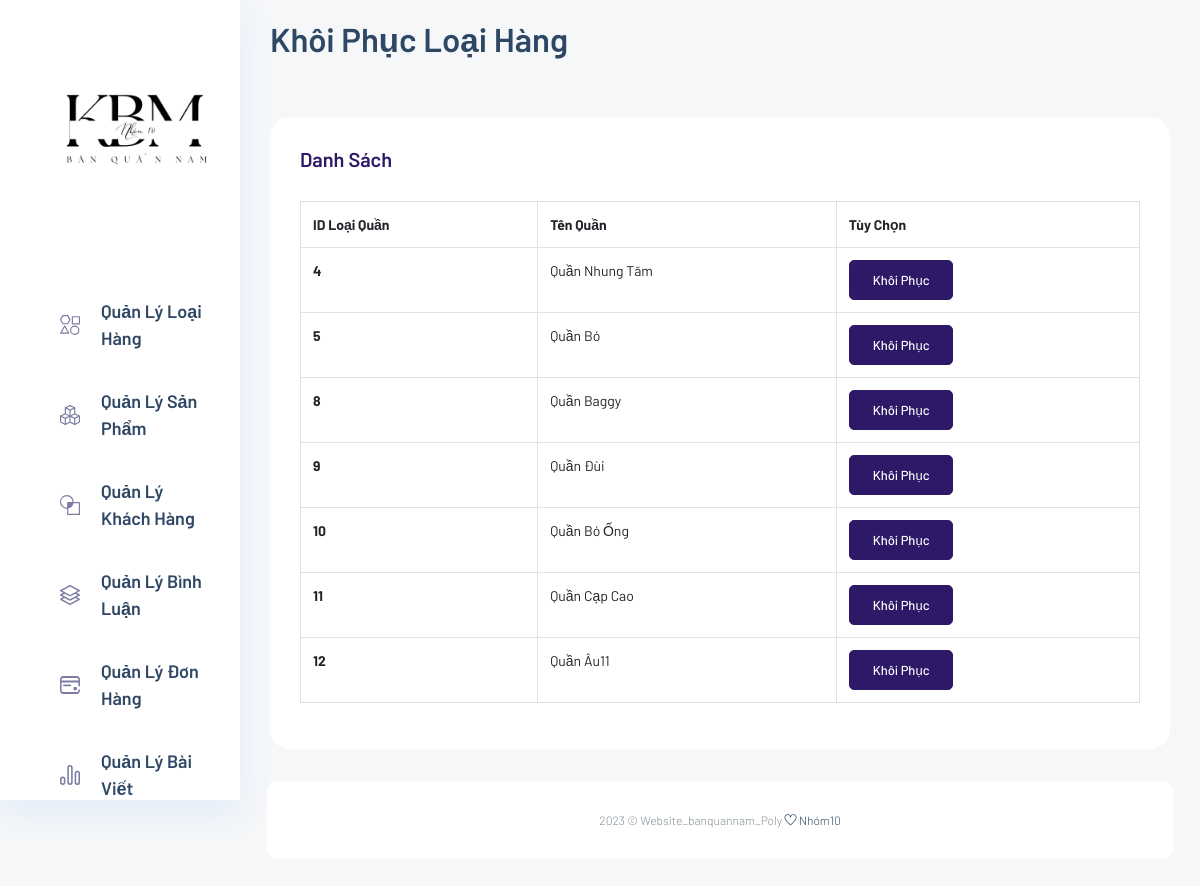
The page /TrangAdmin/admin/index.php?act=khoiphucdm on the database its author committed.
### tables this page shows
CREATE TABLE `categories` (
  `id_category` int(11) NOT NULL,
  `name_category` varchar(200) NOT NULL,
  `softdelete` tinyint(1) NOT NULL DEFAULT 0
);

### model/pdo.php (called while the page is built, shortened)
<?php
function pdo_get_connection()
{
    $servername = "localhost";
    $username = "root";
    $password = "";
    try {
        $conn = new PDO("mysql:host=$servername;dbname=db_duanmot", $username, $password);
        $conn->setAttribute(PDO::ATTR_ERRMODE, PDO::ERRMODE_EXCEPTION);
        return $conn;
    } catch (PDOException $e) {
        echo "Connection failed: " . $e->getMessage();
    }
}
function pdo_query($sql)
{
    $sql_args = array_slice(func_get_args(), 1);
    try {
        $conn = pdo_get_connection();
        $stmt = $conn->prepare($sql);
        $stmt->execute($sql_args);
        $rows = $stmt->fetchAll();
        return $rows;
    } catch (PDOException $e) {
        throw $e;
    } finally {
        unset($conn);
    }
}

### model/categories.php (called while the page is built, shortened)
<?php
function loadall_categories_restore()
{
    $sql = "SELECT * FROM categories WHERE softdelete = 1 ORDER BY id_category asc";
    $listcategories_restore = pdo_query($sql);
    return $listcategories_restore;
}
?>

### TrangAdmin/admin/loaiquan/khoiphuc.php (the view)
<section class="main_content dashboard_part">
    <div class="main_content_iner ">
        <div class="container-fluid p-0">
            <div class="row justify-content-center">
                <div class="col-12">
                    <div class="dashboard_header mb_50">
                        <div class="row">
                            <div class="col-lg-6">
                                <div class="dashboard_header_title">
                                    <h3>Khôi Phục Loại Hàng</h3>
                                </div>
                            </div>
                        </div>
                    </div>
                </div>
                <div class="col-lg-12">
                    <div class="white_box mb_30">
                        <div class="box_header ">
                            <div class="main-title">
                                <h3 class="mb-0">Danh Sách</h3>
                            </div>
                        </div>
                        <table class="table table-bordered">
                            <thead>
                                <tr>
                                    <th scope="col">ID Loại Quần </th>
                                    <th scope="col">Tên Quần</th>
                                    <th scope="col">Tùy Chọn</th>
                                </tr>
                            </thead>
                            <tbody>
                                <?php
                                foreach ($listcategories_restore as $category) {
                                    extract($category);
                                    $khoiphucdm = "index.php?act=khoiphucdm&id=" . $id_category;
                                        echo '
                                            <tr>
                                            <th scope="row">' . $id_category . '</th>
                                            <td>' . $name_category . '</td>
                                            <td>
                                                <div class="add_button">
                                                    <a href="' . $khoiphucdm . '"> <input type="button"  class="btn_1" value="Khôi Phục"></a>
                                                </div>
                                            </td>
                                        </tr>
                                            ';
                                }
                                ?>
                            </tbody>
                        </table>
                    </div>
                </div>
            </div>
        </div>

### rows shown on the page
categories: id_category "4", name_category "Quần Nhung Tăm"
categories: id_category "5", name_category "Quần Bó"
categories: id_category "8", name_category "Quần Baggy"
categories: id_category "9", name_category "Quần Đùi"
categories: id_category "10", name_category "Quần Bó Ống"
categories: id_category "11", name_category "Quần Cạp Cao"
categories: id_category "12", name_category "Quần Âu11"
